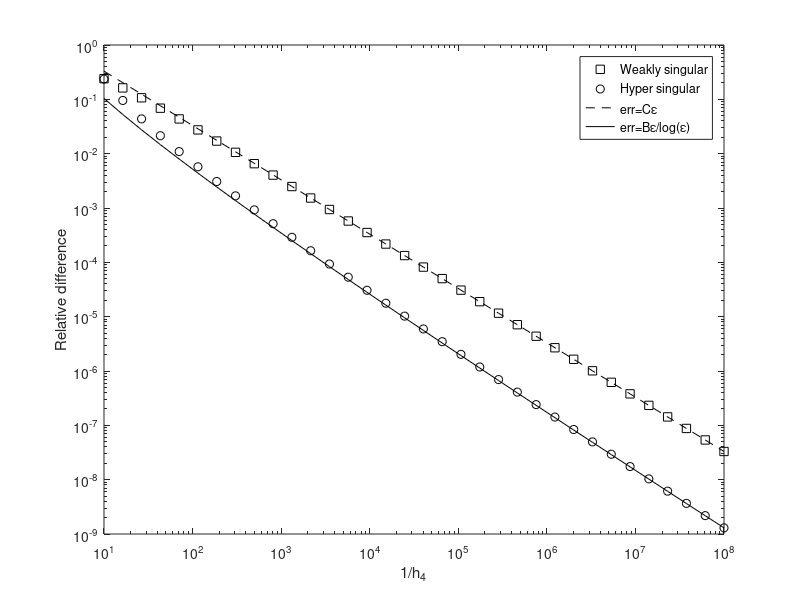

Write MATLAB code to recreate this figure.
function plot_Fig_hypersingularity
load('Fig_hyper_data.mat','ep1','epsi','errL','errM','errN')
%save Fig_hyper_data ep1 epsi errL errM errN

neps=length(ep1);
hf=figure; set(hf,'Color','w');
loglog(ep1(1:3:neps),errL(1:3:neps),'ks');
hold on;
loglog(ep1(1:3:neps),errN(1:3:neps),'ko');
xlabel('1/h_4'); ylabel('Relative difference')
C=errL(neps)*ep1(neps);
lin=C./ep1;
loglog(ep1(1:3:length(ep1)),lin(1:3:length(ep1)),'k--');
B=errN(neps)*ep1(neps)*log(ep1(neps));
linlog=B./(ep1.*log(ep1));
loglog(ep1(1:3:length(ep1)),linlog(1:3:length(ep1)),'k-');
legend('Weakly singular','Hyper singular','err=C\epsilon','err=B\epsilon/log(\epsilon)')
